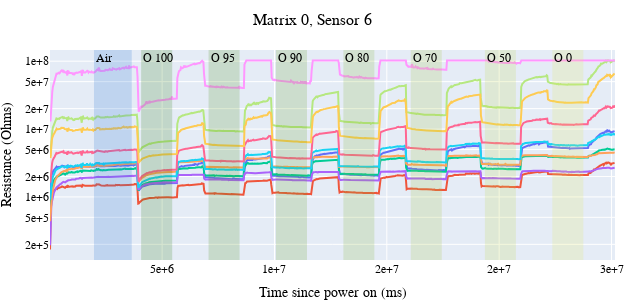

Here is the notebook cell this chart was saved with:
### Code cell
plot_sensor_it(0, 6,
               sensor_data, labels,
               classes, colors,
               save_pdf=True,
               include_labels=True)

### Figure 1 — Plotly figure (JSON) as saved in the notebook; plotly's stock layout.template omitted (floating-point values rounded to 4 significant figures; data arrays with more than 128 entries replaced by an {"elided": "..."} marker saying what was removed)
{"data": [{"mode": "lines", "name": "H.S. 0", "showlegend": false, "type": "scatter", "x": {"elided": "935 int values"}, "y": {"elided": "935 float values"}}, {"mode": "lines", "name": "H.S. 1", "showlegend": false, "type": "scatter", "x": {"elided": "935 int values"}, "y": {"elided": "935 float values"}}, {"mode": "lines", "name": "H.S. 2", "showlegend": false, "type": "scatter", "x": {"elided": "935 int values"}, "y": {"elided": "935 float values"}}, {"mode": "lines", "name": "H.S. 3", "showlegend": false, "type": "scatter", "x": {"elided": "935 int values"}, "y": {"elided": "935 float values"}}, {"mode": "lines", "name": "H.S. 4", "showlegend": false, "type": "scatter", "x": {"elided": "935 int values"}, "y": {"elided": "935 float values"}}, {"mode": "lines", "name": "H.S. 5", "showlegend": false, "type": "scatter", "x": {"elided": "935 int values"}, "y": {"elided": "935 float values"}}, {"mode": "lines", "name": "H.S. 6", "showlegend": false, "type": "scatter", "x": {"elided": "935 int values"}, "y": {"elided": "935 float values"}}, {"mode": "lines", "name": "H.S. 7", "showlegend": false, "type": "scatter", "x": {"elided": "935 int values"}, "y": {"elided": "935 float values"}}, {"mode": "lines", "name": "H.S. 8", "showlegend": false, "type": "scatter", "x": {"elided": "935 int values"}, "y": {"elided": "935 int values"}}, {"mode": "lines", "name": "H.S. 9", "showlegend": false, "type": "scatter", "x": {"elided": "934 int values"}, "y": {"elided": "934 float values"}}], "layout": {"annotations": [{"showarrow": false, "text": "Air", "x": 1967387, "xanchor": "left", "xref": "x", "y": 1, "yanchor": "top", "yref": "y domain"}, {"showarrow": false, "text": "O 100", "x": 4067091, "xanchor": "left", "xref": "x", "y": 1, "yanchor": "top", "yref": "y domain"}, {"showarrow": false, "text": "O 95", "x": 7066727, "xanchor": "left", "xref": "x", "y": 1, "yanchor": "top", "yref": "y domain"}, {"showarrow": false, "text": "O 90", "x": 10066174, "xanchor": "left", "xref": "x", "y": 1, "yanchor": "top", "yref": "y domain"}, {"showarrow": false, "text": "O 80", "x": 13065956, "xanchor": "left", "xref": "x", "y": 1, "yanchor": "top", "yref": "y domain"}, {"showarrow": false, "text": "O 70", "x": 16065474, "xanchor": "left", "xref": "x", "y": 1, "yanchor": "top", "yref": "y domain"}, {"showarrow": false, "text": "O 50", "x": 19365209, "xanchor": "left", "xref": "x", "y": 1, "yanchor": "top", "yref": "y domain"}, {"showarrow": false, "text": "O 0", "x": 22364702, "xanchor": "left", "xref": "x", "y": 1, "yanchor": "top", "yref": "y domain"}], "font": {"color": "black", "family": "Times New Roman"}, "height": 300, "margin": {"b": 0, "l": 0, "r": 10, "t": 50}, "shapes": [{"fillcolor": "#2c73d2", "line": {"width": 0}, "opacity": 0.2, "type": "rect", "x0": 1967387, "x1": 3647055, "xref": "x", "y0": 0, "y1": 1, "yref": "y domain"}, {"fillcolor": "#327d17", "line": {"width": 0}, "opacity": 0.2, "type": "rect", "x0": 4067091, "x1": 5447860, "xref": "x", "y0": 0, "y1": 1, "yref": "y domain"}, {"fillcolor": "#508f21", "line": {"width": 0}, "opacity": 0.2, "type": "rect", "x0": 7066727, "x1": 8446732, "xref": "x", "y0": 0, "y1": 1, "yref": "y domain"}, {"fillcolor": "#6ca02c", "line": {"width": 0}, "opacity": 0.2, "type": "rect", "x0": 10066174, "x1": 11446378, "xref": "x", "y0": 0, "y1": 1, "yref": "y domain"}, {"fillcolor": "#88b237", "line": {"width": 0}, "opacity": 0.2, "type": "rect", "x0": 13065956, "x1": 14446017, "xref": "x", "y0": 0, "y1": 1, "yref": "y domain"}, {"fillcolor": "#a4c444", "line": {"width": 0}, "opacity": 0.2, "type": "rect", "x0": 16065474, "x1": 17445253, "xref": "x", "y0": 0, "y1": 1, "yref": "y domain"}, {"fillcolor": "#c2d551", "line": {"width": 0}, "opacity": 0.2, "type": "rect", "x0": 19365209, "x1": 20744825, "xref": "x", "y0": 0, "y1": 1, "yref": "y domain"}, {"fillcolor": "#e0e75f", "line": {"width": 0}, "opacity": 0.2, "type": "rect", "x0": 22364702, "x1": 23744532, "xref": "x", "y0": 0, "y1": 1, "yref": "y domain"}], "title": {"font": {"family": "Times New Roman", "size": 16}, "pad": {"b": 0, "l": 0, "r": 0, "t": 0}, "text": "Matrix 0, Sensor 6", "x": 0.5}, "width": 625, "xaxis": {"tickformat": ".0e", "title": {"text": "Time since power on (ms)"}}, "yaxis": {"tickformat": ".0e", "title": {"text": "Resistance (Ohms)"}, "type": "log"}}}
